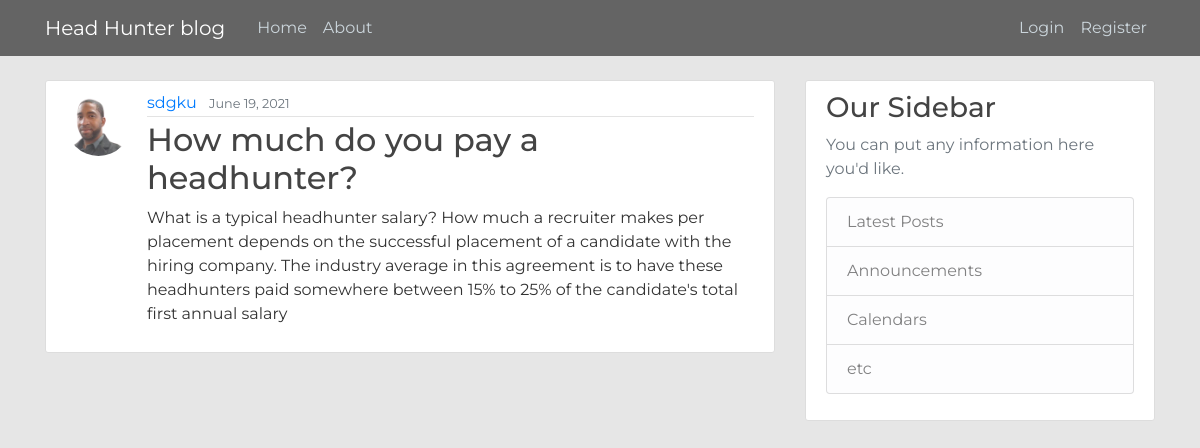
The app's page /post/4/ with its own data.
### blog/models.py (models this page shows, shortened)
class Post(models.Model):
    title = models.CharField(max_length=100)
    content = models.TextField()
    date_posted = models.DateTimeField(default=timezone.now)
    author = models.ForeignKey(User, on_delete=models.CASCADE)

### users/models.py (models this page shows, shortened)
class Profile(models.Model):
    user = models.OneToOneField(User, on_delete=models.CASCADE)
    image = models.ImageField(default='default.jpg', upload_to='profile_pics')

### blog/views.py (the view)
# urls.py: path('post/<int:pk>/', PostDetailView.as_view(), name='post-detail'),
class PostDetailView(DetailView):
    model = Post

### blog/templates/blog/post_detail.html (shortened to what this page needs)
{% extends "blog/base.html" %}
{% block content %}
  <article class="media content-section">
    <img class="rounded-circle article-img" src="{{ object.author.profile.image.url }}">
    <div class="media-body">
      <div class="article-metadata">
        <a class="mr-2" href="{% url 'user-posts' object.author.username %}">{{ object.author }}</a>
        <small class="text-muted">{{ object.date_posted|date:"F d, Y" }}</small>
      </div>
      <h2 class="article-title">{{ object.title }}</h2>
      <p class="article-content">{{ object.content }}</p>
    </div>
  </article>
{% endblock content %}

### blog/static/blog/main.css (style rules this page uses)
body { background: #e6e6e6; color: #333333; margin-top: 5rem; font-family: 'Montserrat'; }
h1, h2, h3, h4, h5, h6 { color: #444444; }
.content-section { background: #ffffff; padding: 10px 20px; border: 1px solid #dddddd; border-radius: 3px; margin-bottom: 20px; }
.article-title { color: #444444; }
.article-content { white-space: pre-line; }
.article-img { height: 65px; width: 65px; margin-right: 16px; }
.article-metadata { padding-bottom: 1px; margin-bottom: 4px; border-bottom: 1px solid #e3e3e3 }

### records on screen
Post: author.profile.image (picture), author "sdgku", date_posted "June 19, 2021", title "How much do you pay a headhunter?", content "What is a typical headhunter salary? How much a recruiter makes per placement depends on the successful placement of a candidate with the hiring company. The industry average in this agreement is to have these headhunters paid somewhere between 15% to 25% of the candidate's total first annual salary"
